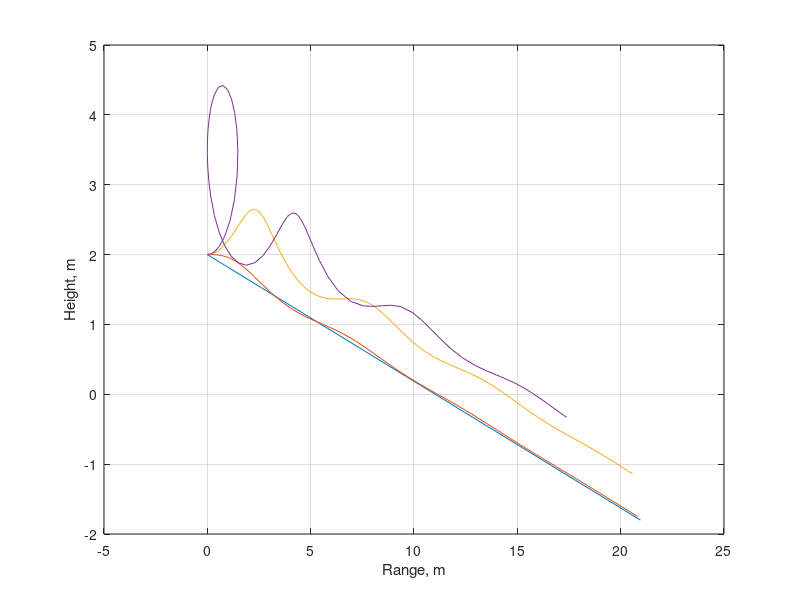
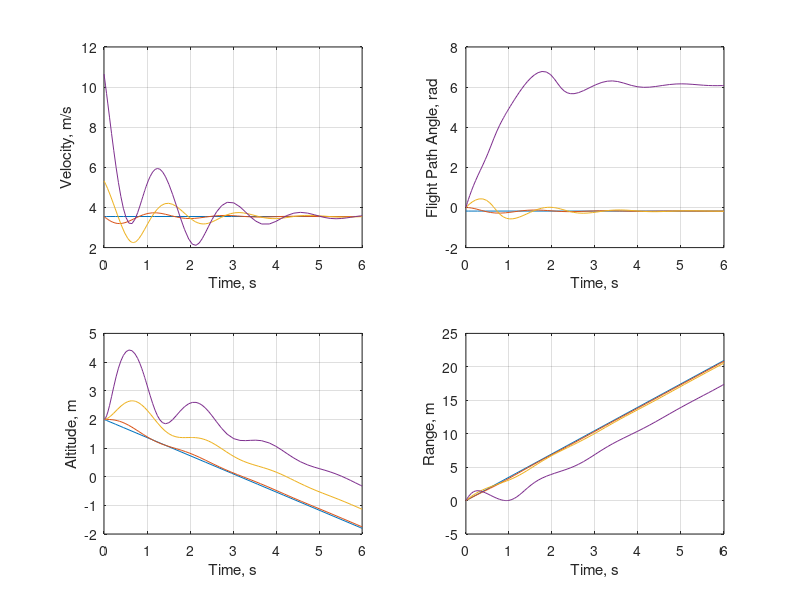

Here is the MATLAB script that generated these plots, in order:
%	Example 1.3-1 Paper Airplane Flight Path
%	Copyright 2005 by Robert Stengel
%	August 23, 2005

%adding this 
 
function FinalFunc
disp("Toby");
disp("OWEN"); 
	global CL CD S m g rho	
	S		=	0.017;			% Reference Area, m^2
	AR		=	0.86;			% Wing Aspect Ratio
	e		=	0.9;			% Oswald Efficiency Factor;
	m		=	0.003;			% Mass, kg
	g		=	9.8;			% Gravitational acceleration, m/s^2
	rho		=	1.225;			% Air density at Sea Level, kg/m^3	
	CLa		=	3.141592 * AR/(1 + sqrt(1 + (AR / 2)^2));
							% Lift-Coefficient Slope, per rad
	CDo		=	0.02;			% Zero-Lift Drag Coefficient
	epsilon	=	1 / (3.141592 * e * AR);% Induced Drag Factor	
	CL		=	sqrt(CDo / epsilon);	% CL for Maximum Lift/Drag Ratio
	CD		=	CDo + epsilon * CL^2;	% Corresponding CD
	LDmax	=	CL / CD;			% Maximum Lift/Drag Ratio
	Gam		=	-atan(1 / LDmax);	% Corresponding Flight Path Angle, rad
	V		=	sqrt(2 * m * g /(rho * S * (CL * cos(Gam) - CD * sin(Gam))));
							% Corresponding Velocity, m/s
	Alpha	=	CL / CLa;			% Corresponding Angle of Attack, rad
	
%	a) Equilibrium Glide at Maximum Lift/Drag Ratio
	H		=	2;			% Initial Height, m
	R		=	0;			% Initial Range, m
	to		=	0;			% Initial Time, sec
	tf		=	6;			% Final Time, sec
	tspan	=	[to tf];
	xo		=	[V;Gam;H;R];
	[ta,xa]	=	ode23(@EqMotion,tspan,xo);
	
%	b) Oscillating Glide due to Zero Initial Flight Path Angle
	xo		=	[V;0;H;R];
	[tb,xb]	=	ode23(@EqMotion,tspan,xo);

%	c) Effect of Increased Initial Velocity
	xo		=	[1.5*V;0;H;R];
	[tc,xc]	=	ode23(@EqMotion,tspan,xo);

%	d) Effect of Further Increase in Initial Velocity
	xo		=	[3*V;0;H;R];
	[td,xd]	=	ode23(@EqMotion,tspan,xo);
	
	figure
	plot(xa(:,4),xa(:,3),xb(:,4),xb(:,3),xc(:,4),xc(:,3),xd(:,4),xd(:,3))
	xlabel('Range, m'), ylabel('Height, m'), grid

	figure
	subplot(2,2,1)
	plot(ta,xa(:,1),tb,xb(:,1),tc,xc(:,1),td,xd(:,1))
	xlabel('Time, s'), ylabel('Velocity, m/s'), grid
	subplot(2,2,2)
	plot(ta,xa(:,2),tb,xb(:,2),tc,xc(:,2),td,xd(:,2))
	xlabel('Time, s'), ylabel('Flight Path Angle, rad'), grid
	subplot(2,2,3)
	plot(ta,xa(:,3),tb,xb(:,3),tc,xc(:,3),td,xd(:,3))
	xlabel('Time, s'), ylabel('Altitude, m'), grid
	subplot(2,2,4)
	plot(ta,xa(:,4),tb,xb(:,4),tc,xc(:,4),td,xd(:,4))
	xlabel('Time, s'), ylabel('Range, m'), grid
end

	function xdot = EqMotion(t,x)
%	Fourth-Order Equations of Aircraft Motion
    
	global CL CD S m g rho
	
	V 	=	x(1);
	Gam	=	x(2);
	q	=	0.5 * rho * V^2;	% Dynamic Pressure, N/m^2
	
	xdot	=	[(-CD * q * S - m * g * sin(Gam)) / m
				 (CL * q * S - m * g * cos(Gam)) / (m * V)
				 V * sin(Gam)
				 V * cos(Gam)];
    end